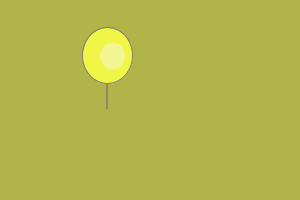
Frame 1 (no input)
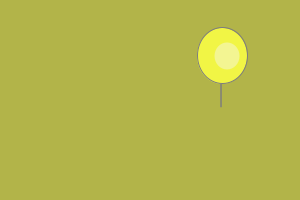
Frame 60 (the mouse pressed at the canvas centre just before this capture)
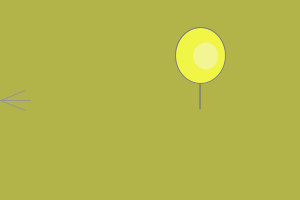
Frame 120 (the mouse held since frame 60 and released just before this capture)

The Processing sketch that drew these frames (run headless with seeded random() and noise(); from frame 60 on, the mouse is pressed at the canvas centre):

// Processing sketch: processing_128783
// ── processing_128783.pde

// An array of objects
Mover[] movers = new Mover[1];
PVector wind = new PVector(0.05, 0);
PVector windFriction = new PVector(-0.0005, 0);
float t = 0.03;

void drawWind() {
  stroke(150);
  line(0, height/2, 25, height/2-10);
  line(0, height/2, 25+5, height/2);
  line(0, height/2, 25, height/2 +10);
}

void setup() {
  size(300, 200);
  background(#B2B449);
  for (int i = 0; i < movers.length; i++) {
    // Initialize each object in the array.
    movers[i] = new Mover();
  }
}

void draw() {
  background(#B2B449);

  for (int i = 0; i < movers.length; i++) {
    //[full] Calling functions on all the objects in the array
    movers[i].update();
    movers[i].checkEdges();
    movers[i].display();
    //[end]
  }
  if (mousePressed)
  {
    for (int i = 0; i < movers.length; i++) {
      movers[i].applyForce(wind);
      drawWind();
    }
  }
  t = t + 0.3;
  for (int i = 0; i < movers.length; i++) {
    movers[i].applyForce2(windFriction);
  }
}

class Mover {

  PVector location;
  PVector velocity;
  PVector acceleration;
  float topspeed;

  Mover() {
    location = new PVector(random(25, 150), random(height/2.5 - 50, height/2.5 +50));
    velocity = new PVector(random(1, 2), 0);
    acceleration = new PVector(0, 0);
    topspeed = 4;
  }

  void update() {
    velocity.add(acceleration);
    location.add(velocity);
    acceleration.mult(0);
  }

  // Display the Mover
  void display() {
    float noiseFactor = noise(t)*10/2;
    textSize(25);
    fill(125);
    text("|", location.x-4, location.y+44+noiseFactor);
    stroke(100);
    stroke(125);
    fill(#F1F545); 
    ellipse(location.x, location.y, 50, 56);
    fill(#F3F592);
    noStroke();
    ellipse(location.x+5, location.y, 25, 27);
  }

  void applyForce(PVector force)
  {
    acceleration.add(force);
  }

  void applyForce2(PVector force)
  {
    if (velocity.x < 0)
      acceleration.sub(force);
    else
      acceleration.add(force);
  }

  // What to do at the edges
  void checkEdges() {

    if (location.x > width-25) {
      //location.x = width;
      velocity.x = -1*velocity.x ;
      //windFriction.mult(-1);
    } 
    else if (location.x < 0+25) {
      //location.x = 55;
      velocity.x = -1*velocity.x;
      //windFriction.mult(-1);
    }

    if (location.y > height-25) {
      //location.y = height-55;
      velocity.y = -1*velocity.y;
    }  
    else if (location.y < 0+25) {
      //location.y = 55;
      velocity.y = -1*velocity.y;
    }
  }
}  
